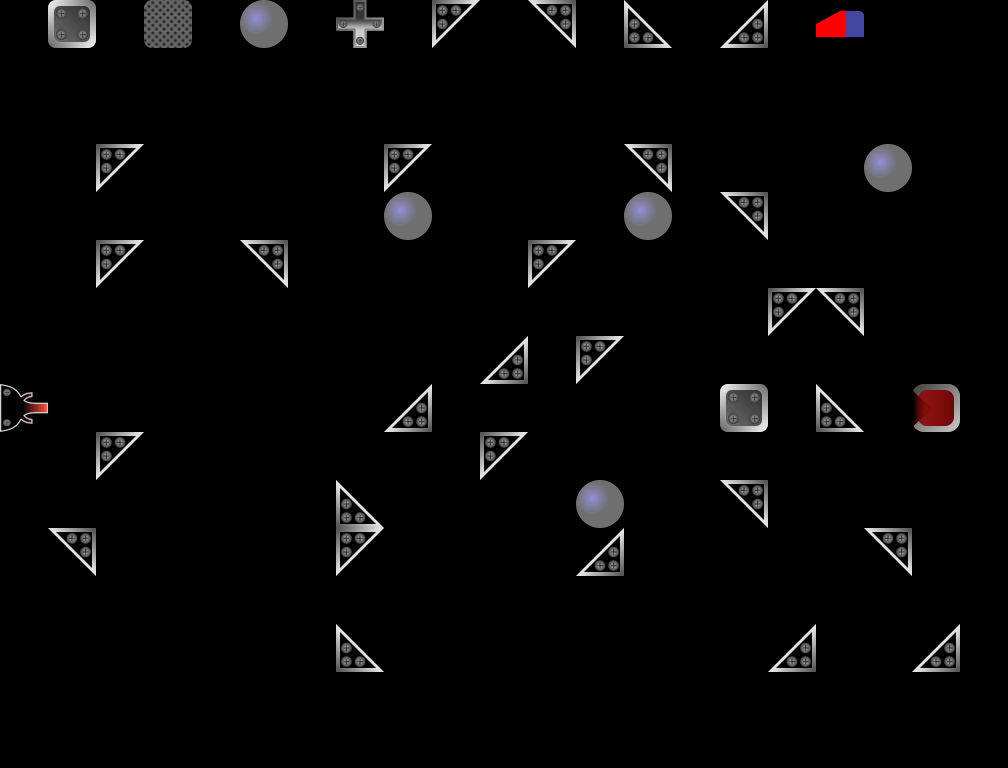

A level layout from a 2D game, rendered from its tile map. Below: a short description, then the map file with its tile-grid data intact:
An orthogonal 21x16 tile map with 48x48 px tiles, 2 tile layers (Blocks, Info), 1 hidden layer not drawn, 1 image layer.

<map version="1.10" tiledversion="1.10.2" orientation="orthogonal" renderorder="right-down" width="21" height="16" tilewidth="48" tileheight="48" infinite="0" nextlayerid="10" nextobjectid="2">
 <editorsettings>
  <export target="../../public/assets/levels/level-14.json" format="json" />
 </editorsettings>
 <tileset firstgid="1" name="tileset" tilewidth="48" tileheight="48" tilecount="18" columns="18">
  <image source="../../public/assets/tileset.png" width="864" height="48" />
  <tile id="0" type="BlockingBlock" />
  <tile id="1" type="Cross" />
  <tile id="2" type="BallMirror" />
  <tile id="3" type="BottomLeftMirror" />
  <tile id="4" type="BottomRightMirror" />
  <tile id="5" type="TopLeftMirror" />
  <tile id="6" type="TopRightMirror" />
  <tile id="7" type="TimedBlock" />
  <tile id="8" type="LaserStartDown" />
  <tile id="9" type="LaserStartLeft" />
  <tile id="10" type="LaserStartRight" />
  <tile id="11" type="LaserStartUp" />
  <tile id="12" type="TargetUp" />
  <tile id="13" type="TargetRight" />
  <tile id="14" type="TargetDown" />
  <tile id="15" type="TargetLeft" />
  <tile id="16" type="ForbiddenBlock" />
  <tile id="17" type="Eraser" />
 </tileset>
 <imagelayer id="9" name="bg" locked="1" opacity="0.5" offsetx="-1.34366" offsety="95.2359">
  <image source="../black.png" width="960" height="576" />
 </imagelayer>
 <layer id="2" name="Blocks" width="21" height="16">
  <data encoding="csv">
0,0,0,0,0,0,0,0,0,0,0,0,0,0,0,0,0,0,0,0,0,
0,0,0,0,0,0,0,0,0,0,0,0,0,0,0,0,0,0,0,0,0,
0,0,0,0,0,0,0,0,0,0,0,0,0,0,0,0,0,0,0,0,0,
0,0,5,0,0,0,0,0,5,0,0,0,0,4,0,0,0,0,3,0,0,
0,0,0,0,0,0,0,0,3,0,0,0,0,3,0,4,0,0,0,0,0,
0,0,5,0,0,4,0,0,0,0,0,5,0,0,0,0,0,0,0,0,0,
0,0,0,0,0,0,0,0,0,0,0,0,0,0,0,0,5,4,0,0,0,
0,0,0,0,0,0,0,0,0,0,6,0,5,0,0,0,0,0,0,0,0,
11,0,0,0,0,0,0,0,6,0,0,0,0,0,0,1,0,7,0,16,0,
0,0,5,0,0,0,0,0,0,0,5,0,0,0,0,0,0,0,0,0,0,
0,0,0,0,0,0,0,7,0,0,0,0,3,0,0,4,0,0,0,0,0,
0,4,0,0,0,0,0,5,0,0,0,0,6,0,0,0,0,0,4,0,0,
0,0,0,0,0,0,0,0,0,0,0,0,0,0,0,0,0,0,0,0,0,
0,0,0,0,0,0,0,7,0,0,0,0,0,0,0,0,6,0,0,6,0,
0,0,0,0,0,0,0,0,0,0,0,0,0,0,0,0,0,0,0,0,0,
0,0,0,0,0,0,0,0,0,0,0,0,0,0,0,0,0,0,0,0,0
</data>
 </layer>
 <layer id="5" name="Info" width="21" height="16" locked="1">
  <properties>
   <property name="BallMirror" type="int" value="0" />
   <property name="BlockingBlock" type="int" value="0" />
   <property name="BottomLeftMirror" type="int" value="0" />
   <property name="BottomRightMirror" type="int" value="2" />
   <property name="Cross" type="int" value="0" />
   <property name="LevelName" value="Mad Dream" />
   <property name="MaxItems" type="int" value="3" />
   <property name="TimedBlock" type="int" value="0" />
   <property name="TopLeftMirror" type="int" value="1" />
   <property name="TopRightMirror" type="int" value="0" />
  </properties>
  <data encoding="csv">
0,1,0,8,0,3,0,2,0,5,0,4,0,7,0,6,0,18,0,0,0,
0,0,0,0,0,0,0,0,0,0,0,0,0,0,0,0,0,0,0,0,0,
0,0,0,0,0,0,0,0,0,0,0,0,0,0,0,0,0,0,0,0,0,
0,0,0,0,0,0,0,0,0,0,0,0,0,0,0,0,0,0,0,0,0,
0,0,0,0,0,0,0,0,0,0,0,0,0,0,0,0,0,0,0,0,0,
0,0,0,0,0,0,0,0,0,0,0,0,0,0,0,0,0,0,0,0,0,
0,0,0,0,0,0,0,0,0,0,0,0,0,0,0,0,0,0,0,0,0,
0,0,0,0,0,0,0,0,0,0,0,0,0,0,0,0,0,0,0,0,0,
0,0,0,0,0,0,0,0,0,0,0,0,0,0,0,0,0,0,0,0,0,
0,0,0,0,0,0,0,0,0,0,0,0,0,0,0,0,0,0,0,0,0,
0,0,0,0,0,0,0,0,0,0,0,0,0,0,0,0,0,0,0,0,0,
0,0,0,0,0,0,0,0,0,0,0,0,0,0,0,0,0,0,0,0,0,
0,0,0,0,0,0,0,0,0,0,0,0,0,0,0,0,0,0,0,0,0,
0,0,0,0,0,0,0,0,0,0,0,0,0,0,0,0,0,0,0,0,0,
0,0,0,0,0,0,0,0,0,0,0,0,0,0,0,0,0,0,0,0,0,
0,0,0,0,0,0,0,0,0,0,0,0,0,0,0,0,0,0,0,0,0
</data>
 </layer>
 <layer id="7" name="SelectionArea" width="21" height="16" visible="0" locked="1">
  <data encoding="csv">
0,0,0,0,0,0,0,0,0,0,0,0,0,0,0,0,0,0,0,0,0,
0,0,0,0,0,0,0,0,0,0,0,0,0,0,0,0,0,0,0,0,0,
8,8,8,8,8,8,8,8,8,8,8,8,8,8,8,8,8,8,8,8,8,
8,8,8,8,8,8,8,8,8,8,8,8,8,8,8,8,8,8,8,8,8,
8,8,8,8,8,8,8,8,8,8,8,8,8,8,8,8,8,8,8,8,8,
8,8,8,8,8,8,8,8,8,8,8,8,8,8,8,8,8,8,8,8,8,
8,8,8,8,8,8,8,8,8,8,8,8,8,8,8,8,8,8,8,8,8,
8,8,8,8,8,8,8,8,8,8,8,8,8,8,8,8,8,8,8,8,8,
8,8,8,8,8,8,8,8,8,8,8,8,8,8,8,8,8,8,8,8,8,
8,8,8,8,8,8,8,8,8,8,8,8,8,8,8,8,8,8,8,8,8,
8,8,8,8,8,8,8,8,8,8,8,8,8,8,8,8,8,8,8,8,8,
8,8,8,8,8,8,8,8,8,8,8,8,8,8,8,8,8,8,8,8,8,
8,8,8,8,8,8,8,8,8,8,8,8,8,8,8,8,8,8,8,8,8,
8,8,8,8,8,8,8,8,8,8,8,8,8,8,8,8,8,8,8,8,8,
0,0,0,0,0,0,0,0,0,0,0,0,0,0,0,0,0,0,0,0,0,
0,0,0,0,0,0,0,0,0,0,0,0,0,0,0,0,0,0,0,0,0
</data>
 </layer>
</map>
